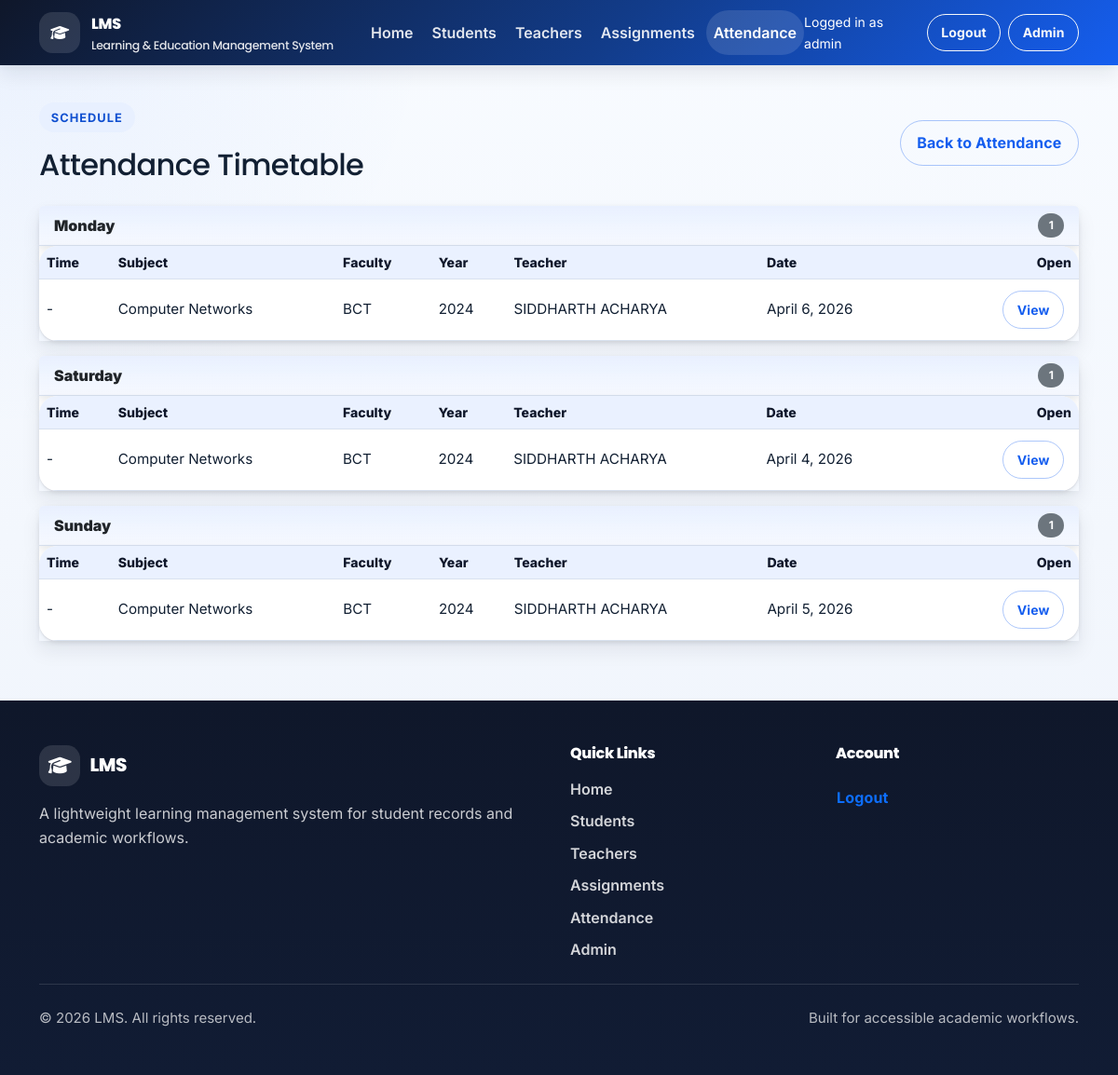
The app's page /attendances/timetable/ (signed in) with its own data.
### attendance/models.py (models this page shows, shortened)
class Attendance(models.Model):
    DAY_MONDAY = 'monday'
    DAY_TUESDAY = 'tuesday'
    DAY_WEDNESDAY = 'wednesday'
    DAY_THURSDAY = 'thursday'
    DAY_FRIDAY = 'friday'
    DAY_SATURDAY = 'saturday'
    DAY_SUNDAY = 'sunday'
    DAY_CHOICES = [
        (DAY_MONDAY, 'Monday'),
        (DAY_TUESDAY, 'Tuesday'),
        (DAY_WEDNESDAY, 'Wednesday'),
        (DAY_THURSDAY, 'Thursday'),
        (DAY_FRIDAY, 'Friday'),
        (DAY_SATURDAY, 'Saturday'),
        (DAY_SUNDAY, 'Sunday'),
    ]
    title = models.CharField(max_length=200)
    subject = models.ForeignKey(
        Subject,
        on_delete=models.SET_NULL,
        null=True,
        blank=True,
        default=None,
        related_name='attendances',
    )
    faculty = models.ForeignKey(
        Faculty,
        on_delete=models.SET_NULL,
        null=True,
        blank=True,
        default=None,
        related_name='attendances',
    )
    enrollment_batch = models.ForeignKey(
        EnrollmentYear,
        on_delete=models.SET_NULL,
        null=True,
        blank=True,
        default=None,
        related_name='attendances',
    )
    teacher = models.ForeignKey(
        Teacher,
        on_delete=models.SET_NULL,
        null=True,
        blank=True,
        default=None,
        related_name='attendances',
    )
    day_of_week = models.CharField(max_length=15, choices=DAY_CHOICES, blank=True, default='')
    start_time = models.TimeField(null=True, blank=True, default=None)
    end_time = models.TimeField(null=True, blank=True, default=None)
    attendance_date = models.DateField()
    note = models.TextField(null=True, blank=True, default=None)
    created_at = models.DateTimeField(auto_now_add=True)
    class Meta:
        constraints = [
            models.UniqueConstraint(
                fields=['subject', 'faculty', 'enrollment_batch', 'attendance_date'],
                condition=Q(subject__isnull=False, faculty__isnull=False, enrollment_batch__isnull=False),
                name='unique_attendance_subject_faculty_year_date',
            ),
        ]

### student/models.py (models this page shows)
class Subject(models.Model):
    name = models.CharField(max_length=150, unique=True)
    code = models.CharField(max_length=30, unique=True, null=True, blank=True, default=None)
    def __str__(self):
        return self.name

class Faculty(models.Model):
    name = models.CharField(max_length=150, unique=True)
    objects = FacultyManager()
    def __str__(self):
        return self.name

class EnrollmentYear(models.Model):
    year = models.PositiveIntegerField(unique=True)
    def __str__(self):
        return str(self.year)

### teacher/models.py (models this page shows)
class Teacher(models.Model):
    user = models.OneToOneField(
        User,
        on_delete=models.CASCADE,
        null=True,
        blank=True,
        default=None,
        related_name='teacher_profile',
    )
    name = models.CharField(max_length=100)
    employee_id = models.CharField(
        max_length=20, unique=True, null=True, blank=True, default=None
    )
    department = models.CharField(max_length=150, null=True, blank=True, default=None)
    qualification = models.CharField(max_length=150, null=True, blank=True, default=None)
    experience_years = models.IntegerField(null=True, blank=True, default=None)
    faculties = models.ManyToManyField(
        Faculty,
        blank=True,
        related_name='teachers',
    )
    email = models.EmailField(unique=True, null=True, blank=True, default=None)
    dp = models.ImageField(upload_to='teacher_dp/', null=True, blank=True, default=None)
    address = models.TextField(null=True, blank=True, default=None)
    joining_date = models.DateField(auto_now_add=True)
    is_first_login = models.BooleanField(default=True)
    def __str__(self):
        return self.name

### attendance/views.py (the view, shortened to what this page needs)
# urls.py: path('timetable/', AttendanceTimetableView.as_view(), name='attendance-timetable'),
class AttendanceTimetableView(LoginRequiredMixin, RoleFilteredAttendanceQuerysetMixin, ListView):
    model = Attendance
    template_name = 'attendance/attendance_timetable.html'
    context_object_name = 'attendances'
    WEEKDAY_ORDER = ['monday', 'tuesday', 'wednesday', 'thursday', 'friday', 'saturday', 'sunday', 'unscheduled']
    def get_queryset(self):
        return self.get_role_filtered_queryset().order_by('attendance_date', 'start_time', 'title')
    def get_context_data(self, **kwargs):
        context = super().get_context_data(**kwargs)
        grouped = OrderedDict((day, []) for day in self.WEEKDAY_ORDER)
        for attendance in context['attendances']:
            day_key = attendance.day_of_week or 'unscheduled'
            grouped.setdefault(day_key, []).append(attendance)
        context['grouped_attendances'] = OrderedDict(
            (day, items) for day in self.WEEKDAY_ORDER for items in [grouped.get(day, [])] if items
        )
        return context

### attendance/views.py (called while the page is built, shortened)
    def get_base_queryset(self):
        return Attendance.objects.select_related(
            'subject', 'teacher', 'faculty', 'enrollment_batch'
        ).prefetch_related('entries__student')

    def get_role_filtered_queryset(self):
        queryset = self.get_base_queryset()
        user = self.request.user
        if user.is_superuser or user.is_staff:
            return queryset

### LMS/templates/attendance/attendance_timetable.html (shortened to what this page needs)
{% extends 'base.html' %}
{% block content %}
<section class="container py-4">
    <div class="d-flex flex-wrap justify-content-between align-items-center gap-3 mb-4">
        <div>
            <span class="eyebrow">Schedule</span>
            <h1 class="h2 mb-0">Attendance Timetable</h1>
        </div>
        <a class="btn btn-outline-primary" href="{% url 'attendance:attendance-list' %}">Back to Attendance</a>
    </div>
    {% if attendances %}
        <div class="d-grid gap-3">
            {% for day_key, day_attendances in grouped_attendances.items %}
                <div class="card border-0 shadow-sm">
                    <div class="card-header bg-light d-flex justify-content-between align-items-center">
                        <strong>{{ day_key|title }}</strong>
                        <span class="badge text-bg-secondary">{{ day_attendances|length }}</span>
                    </div>
                    <div class="table-responsive">
                        <table class="table table-compact align-middle mb-0">
                            <thead class="table-light">
                                <tr>
                                    <th>Time</th>
                                    <th>Subject</th>
                                    <th>Faculty</th>
                                    <th>Year</th>
                                    <th>Teacher</th>
                                    <th>Date</th>
                                    <th class="text-end">Open</th>
                                </tr>
                            </thead>
                            <tbody>
                                {% for attendance in day_attendances %}
                                    <tr>
                                        <td>
                                            {% if attendance.start_time and attendance.end_time %}
                                            {{ attendance.start_time|time:"g:i a" }} - {{ attendance.end_time|time:"g:i a" }}
                                            {% else %}
                                            -
                                            {% endif %}
                                        </td>
                                        <td>{{ attendance.subject|default:"-" }}</td>
                                        <td>{{ attendance.faculty|default:"-" }}</td>
                                        <td>{{ attendance.enrollment_batch|default:"-" }}</td>
                                        <td>{{ attendance.teacher|default:"-" }}</td>
                                        <td>{{ attendance.attendance_date|date:"F j, Y" }}</td>
                                        <td class="text-end">
                                            <a class="btn btn-sm btn-outline-primary" href="{% url 'attendance:attendance-detail' attendance.pk %}">View</a>
                                        </td>
                                    </tr>
                                {% endfor %}
                            </tbody>
                        </table>
                    </div>
                </div>
            {% endfor %}
        </div>
    {% endif %}
</section>
{% endblock %}

### LMS/templates/base.html (shortened to what this page needs)
<!DOCTYPE html>
<html lang="en">
<head>
	{% load static %}
	<link href="https://cdn.jsdelivr.net/npm/bootstrap@5.3.7/dist/css/bootstrap.min.css" rel="stylesheet"
>
	<link rel="stylesheet" href="https://cdn.jsdelivr.net/npm/bootstrap-icons@1.11.3/font/bootstrap-icons.min.css">
	<link rel="stylesheet" href="https://cdnjs.cloudflare.com/ajax/libs/font-awesome/6.7.2/css/all.min.css"
 />
	<link rel="stylesheet" href="{% static 'css/styles.css' %}">
	<link rel="stylesheet" href="{% static 'css/lms-overrides.css' %}">
</head>
<body class="d-flex flex-column min-vh-100">
	<header class="site-header">
		<nav class="navbar navbar-expand-lg navbar-dark">
			<div class="container">
				<a class="navbar-brand" href="{% url 'home' %}" aria-label="LMS home">
					<span class="brand-icon" aria-hidden="true"><i class="fa-solid fa-graduation-cap"></i></span>
					<span class="brand-copy">
						<span class="brand-title">LMS</span>
						<span class="brand-subtitle">Learning & Education Management System</span>
					</span>
				</a>
				<div class="collapse navbar-collapse" id="primaryNav">
					{% with current_url_name=request.resolver_match.url_name current_namespace=request.resolver_match.namespace %}
					<ul class="navbar-nav me-auto mb-2 mb-lg-0 gap-lg-1">
						<li class="nav-item">
							<a class="nav-link {% if current_url_name == 'home' and not current_namespace %}active{% endif %}" href="{% url 'home' %}"
								{% if current_url_name == 'home' and not current_namespace %}aria-current="page"{% endif %}>Home</a>
						</li>
						<li class="nav-item">
							<a class="nav-link {% if current_namespace == 'student' %}active{% endif %}"
								href="{% url 'student:student-list' %}"
								{% if current_namespace == 'student' %}aria-current="page"{% endif %}>Students</a>
						</li>
						<li class="nav-item">
							<a class="nav-link {% if current_namespace == 'teacher' %}active{% endif %}"
								href="{% url 'teacher:teacher-list' %}"
								{% if current_namespace == 'teacher' %}aria-current="page"{% endif %}>Teachers</a>
						</li>
						<li class="nav-item">
							<a class="nav-link {% if current_namespace == 'assignment' %}active{% endif %}"
								href="{% url 'assignment:assignment-list' %}"
								{% if current_namespace == 'assignment' %}aria-current="page"{% endif %}>Assignments</a>
						</li>
						<li class="nav-item">
							<a class="nav-link {% if current_namespace == 'attendance' %}active{% endif %}"
								href="{% url 'attendance:attendance-list' %}"
								{% if current_namespace == 'attendance' %}aria-current="page"{% endif %}>Attendance</a>
						</li>
					</ul>
					{% endwith %}
					<ul class="navbar-nav ms-auto align-items-lg-center gap-lg-2">
						{% if request.user.is_authenticated %}
						<li class="nav-item text-white small me-lg-2">
							Logged in as {{ current_user_display_name }}
						</li>
						<li class="nav-item">
							<form method="post" action="{% url 'logout' %}" class="d-inline">
								<button type="submit" class="btn btn-outline-light btn-sm">Logout</button>
							</form>
						</li>
						{% else %}
						<li class="nav-item">
							<a class="btn btn-outline-light btn-sm" href="{% url 'login' %}">Login</a>
						</li>
						{% endif %}
						{% if request.user.is_staff or request.user.is_superuser %}
						<li class="nav-item">
							<a class="btn btn-outline-light btn-sm" href="{% url 'admin:index' %}">Admin</a>
						</li>
						{% endif %}
					</ul>
				</div>
			</div>
		</nav>
	</header>
	<main id="main-content" class="flex-grow-1">
		<div class="container pt-3">
		</div>
		{% block content %}{% endblock %}
	</main>
	<footer class="site-footer mt-auto">
		<div class="container py-5">
			<div class="row g-4">
				<div class="col-lg-6">
					<h2 class="footer-brand mb-3">
						<span class="brand-icon" aria-hidden="true"><i class="fa-solid fa-graduation-cap"></i></span>
						LMS
					</h2>
					<p class="footer-copy mb-0">
						A lightweight learning management system for student records and academic workflows.
					</p>
				</div>
				<div class="col-lg-3 col-md-6">
					<h3 class="footer-heading">Quick Links</h3>
					<ul class="footer-links list-unstyled mb-0">
						<li><a href="{% url 'home' %}">Home</a></li>
						<li><a href="{% url 'student:student-list' %}">Students</a></li>
						<li><a href="{% url 'teacher:teacher-list' %}">Teachers</a></li>
						<li><a href="{% url 'assignment:assignment-list' %}">Assignments</a></li>
						<li><a href="{% url 'attendance:attendance-list' %}">Attendance</a></li>
						{% if is_admin_like_user %}
						<li><a href="{% url 'admin:index' %}">Admin</a></li>
						{% endif %}
					</ul>
				</div>
				<div class="col-lg-3 col-md-6">
					<h3 class="footer-heading">Account</h3>
					<ul class="footer-links list-unstyled mb-0">
						{% if request.user.is_authenticated %}
						<li>
							<form method="post" action="{% url 'logout' %}" class="d-inline">
								<button type="submit" class="btn btn-link p-0 text-decoration-none">Logout</button>
							</form>
						</li>
						{% else %}
						<li><a href="{% url 'login' %}">Login</a></li>
						{% endif %}
					</ul>
				</div>
			</div>
			<div class="footer-divider my-4"></div>
			<div class="d-flex flex-column flex-md-row justify-content-between align-items-center gap-2">
				<p class="footer-note mb-0">&copy; {% now "Y" %} LMS. All rights reserved.</p>
				<p class="footer-note mb-0">Built for accessible academic workflows.</p>
			</div>
		</div>
	</footer>
</body>
</html>

### static/css/lms-overrides.css (style rules this page uses)
.eyebrow { display: inline-flex; align-items: center; gap: 0.5rem; padding: 0.35rem 0.8rem; margin-bottom: 1rem; border-radius: 999px; font-size: 0.8rem; font-weight: 700; letter-spacing: 0.08em; text-transform: uppercase; background: var(--color-primary-soft); color: var(--color-primary-hover); }
.table-responsive, .bg-white, .bg-light { box-shadow: var(--shadow-md); }
.table-compact th, .table-compact td { white-space: normal; word-break: break-word; line-height: 1.35; font-size: 0.95rem; }
.table-compact td, .table-compact th { vertical-align: top; }
.table td.text-end, .table th.text-end { min-width: 170px; }

### records on screen
Attendance: day_of_week "Monday", day_attendances "1", subject "Computer Networks", faculty "BCT", enrollment_batch "2024", teacher "SIDDHARTH ACHARYA", attendance_date "April 6, 2026"
Attendance: day_of_week "Saturday", day_attendances "1", subject "Computer Networks", faculty "BCT", enrollment_batch "2024", teacher "SIDDHARTH ACHARYA", attendance_date "April 4, 2026"
Attendance: day_of_week "Sunday", day_attendances "1", subject "Computer Networks", faculty "BCT", enrollment_batch "2024", teacher "SIDDHARTH ACHARYA", attendance_date "April 5, 2026"

### other values on screen
{{ current_user_display_name }} "admin"
